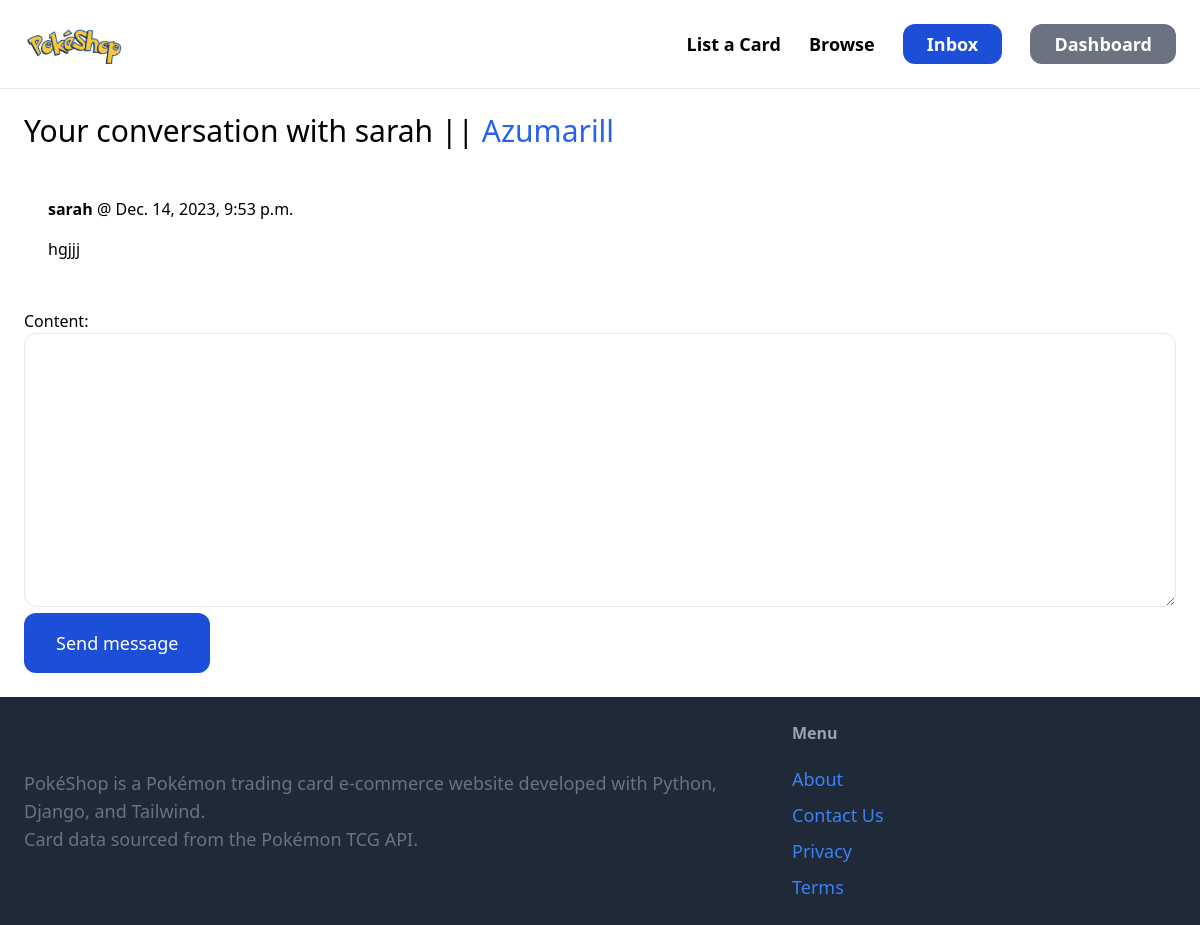
The app's page /inbox/12/ (signed in), older data.
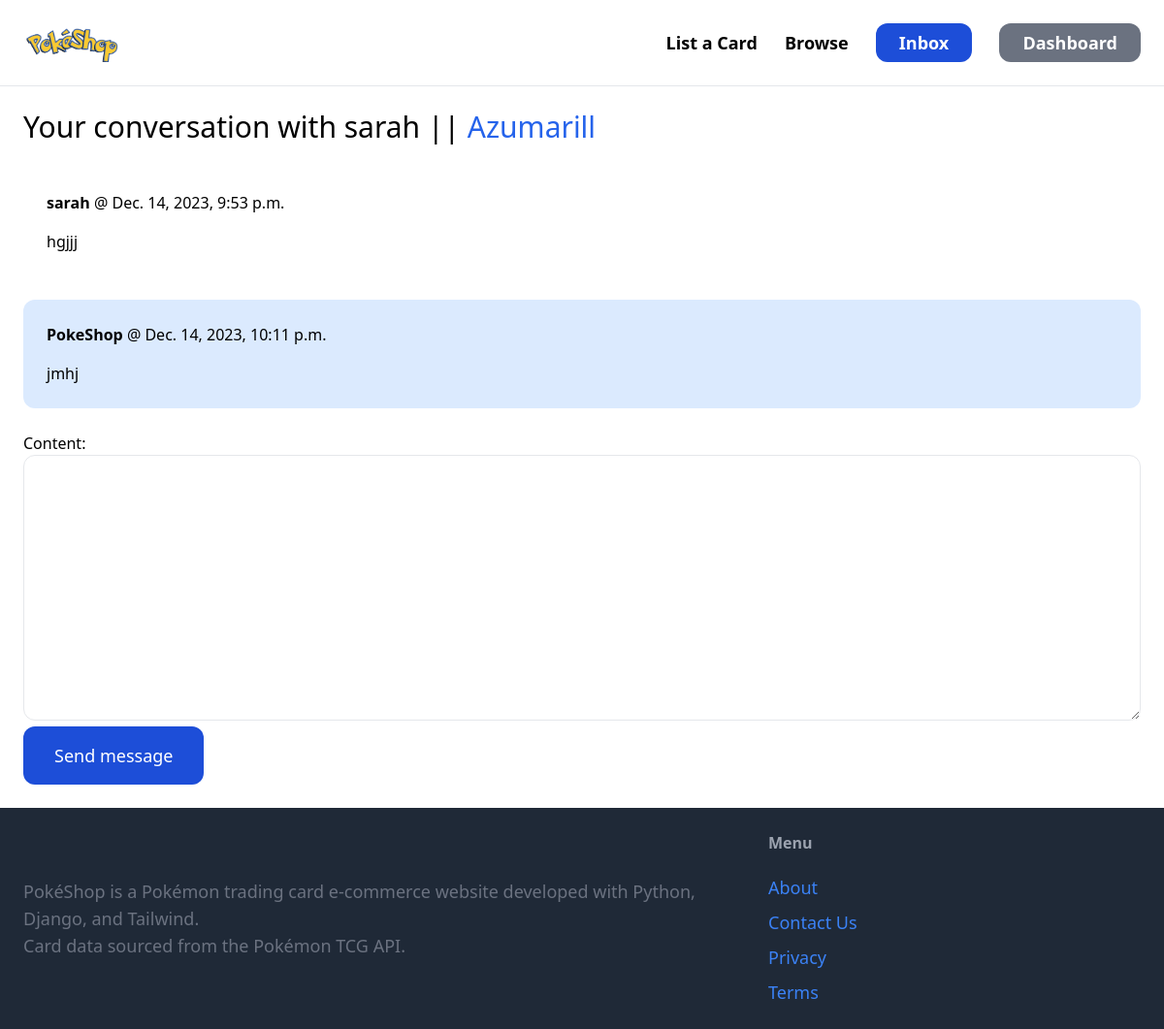
The same page, newer data.
### conversation/models.py (models this page shows)
class Conversation(models.Model):
    item = models.ForeignKey(Item, related_name='conversations', on_delete=models.CASCADE)
    members = models.ManyToManyField(User, related_name="conversations")
    created_at = models.DateTimeField(auto_now_add=True)
    modified_at = models.DateTimeField(auto_now=True)
    class Meta:
        ordering = ('-modified_at',)
    def get_other_user(self, current_user):
        return self.members.exclude(id=current_user.id).first()

class ConversationMessage(models.Model):
    conversation = models.ForeignKey(Conversation, related_name='messages', on_delete=models.CASCADE)
    content = models.TextField()
    created_at = models.DateTimeField(auto_now_add=True)
    created_by = models.ForeignKey(User, related_name='created_messages', on_delete=models.CASCADE)

### item/models.py (models this page shows)
class Item(models.Model):
    category = models.ForeignKey(Category, related_name='items', on_delete=models.CASCADE)
    name = models.CharField(max_length=255)
    series = models.CharField(max_length=255, default='XY')
    description = models.TextField(blank=True, null=True)
    price = models.FloatField()
    image = models.ImageField(upload_to='item_images', blank=True, null=True)
    sold = models.BooleanField(default=False)
    created_at = models.DateTimeField(auto_now_add=True)
    created_by = models.ForeignKey(User, related_name='items', default=1, on_delete=models.CASCADE)
    def __str__(self):
        return self.name

### conversation/views.py (the view)
# urls.py: path('<int:pk>/', views.detail, name='detail'),
@login_required
def detail(request, pk):
    conversation = Conversation.objects.filter(members__in=[request.user.id]).get(pk=pk)
    other_user = conversation.get_other_user(request.user)
    if request.method == 'POST':
        form = ConversationMessageForm(request.POST)
        if form.is_valid():
            conversation_message = form.save(commit=False)
            conversation_message.conversation = conversation
            conversation_message.created_by = request.user
            conversation_message.save()
            conversation.save()
            return redirect('conversation:detail', pk=pk)
    else:
        form = ConversationMessageForm()
    return render(request, 'conversation/detail.html', {
        'conversation': conversation,
        'form': form,
        'other_user': other_user,
    })

### conversation/forms.py
class ConversationMessageForm(forms.ModelForm):
    class Meta:
        model = ConversationMessage
        fields = ('content',)
        widgets = {
            'content': forms.Textarea(attrs={
                'class': 'w-full py-4 px-6 rounded-xl border'
            })
        }

### conversation/templates/conversation/detail.html (shortened to what this page needs)
{% extends 'core/base.html' %}
{% block content %}
<h1 class="mb-6 text-3xl">Your conversation with {{ other_user.username }} || <a href="{% url 'item:detail' conversation.item.id %}" class="text-blue-600">{{conversation.item}}</a></h1>
<div class="space-y-6">
    {% for message in conversation.messages.all %}
        <div class="p-6 flex {% if message.created_by == request.user %}bg-blue-100{% else %}bg-grey-100{% endif %} rounded-xl">
             <div>
                <p class="mb-4"><strong>{{ message.created_by.username }}</strong> @ {{ message.created_at }}</p>
                <p>{{ message.content }}</p>
             </div>
        </div>
    {% endfor %}
</div>
<form method="post" action="." class="mt-6">
    {{ form.as_p }}
    <button class="py-4 px-8 text-lg bg-blue-700 hover:bg-blue-800 rounded-xl text-white">Send message</button>
</form>
{% endblock %}

### core/templates/core/base.html (shortened to what this page needs)
<!DOCTYPE html>
{% load static %}
<html lang="en">
<head>
    <script src="https://cdn.tailwindcss.com"></script>
</head>
<body>
    <nav class="px-6 py-6 flex justify-between items-center border-b border-gray-200">
        <a href="/">
            <img src="{% get_media_prefix %}Logo.png" alt="PyShop Logo" class="h-10">
        </a>
        <div class="space-x-6">
            <a href="{% url 'item:new' %}" class="text-lg font-semibold hover:text-gray-500">List a Card</a>
            <a href="{% url 'item:items' %}" class="text-lg font-semibold hover:text-gray-500">Browse</a>
            {% if request.user.is_authenticated %}
            <a href="{% url 'conversation:inbox' %}" class="px-6 py-2 text-lg font-semibold text-white rounded-xl bg-blue-700 hover:bg-blue-800">Inbox</a>
            <a href="{% url 'dashboard:index' %}" class="px-6 py-2 text-lg font-semibold bg-gray-500 text-white rounded-xl hover:bg-gray-700">Dashboard</a>
            {% else %}
                <a href="{% url 'core:signup' %}" class="px-6 py-2 text-lg font-semibold text-white rounded-xl bg-blue-700 hover:bg-blue-800">Sign Up</a>
                <a href="{% url 'core:login' %}" class="px-6 py-2 text-lg font-semibold bg-gray-500 text-white rounded-xl hover:bg-gray-700">Log In</a>
            {% endif %}
        </div>
    </nav>
    <div class="px-6 py-6">
        {% block content %}
        {% endblock %}
    </div>
    <footer class="py-6 px-6 flex justify-between bg-gray-800">
        <div class="w-2/3 pr-10">
            <p class="text-lg mt-12 text-gray-500">PokéShop is a Pokémon trading card e-commerce website developed with Python, Django, and Tailwind.<br>
            Card data sourced from the <a href="https://pokemontcg.io/">Pokémon TCG API.</a></p>
        </div>
        <div class="w-1/3">
            <h3 class="mb-5 font-semibold text-gray-400">Menu</h3>
            <ul class="space-y-2">
                <li><a href="{% url 'core:about' %}" class="text-lg text-blue-500 hover:text-blue-700">About</a></li>
                <li><a href="{% url 'core:contact' %}" class="text-lg text-blue-500 hover:text-blue-700">Contact Us</a></li>
                <li><a href="{% url 'core:privacy' %}" class="text-lg text-blue-500 hover:text-blue-700">Privacy</a></li>
                <li><a href="{% url 'core:terms' %}" class="text-lg text-blue-500 hover:text-blue-700">Terms</a></li>
            </ul>
        </div>
    </footer>
</body>
</html>

Row changes from the older to the newer data that the page shows:
added ConversationMessage: created_by.username "PokeShop", created_at "Dec. 14, 2023, 10:11 p.m.", content "jmhj"
